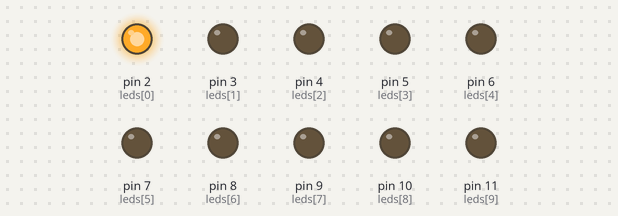
This sketch was run on a simulated Arduino Uno, built with avr-gcc and run on an emulated ATmega328P. Shown: output pins drawn as LEDs (lit = HIGH).

Above: at 0.1 s.
At 1.1 s:
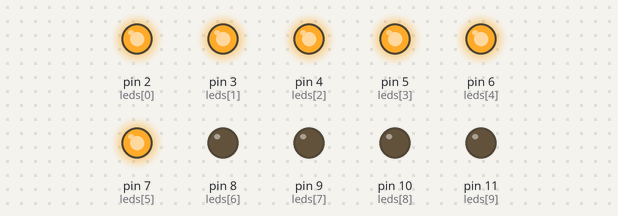
At 2.1 s:
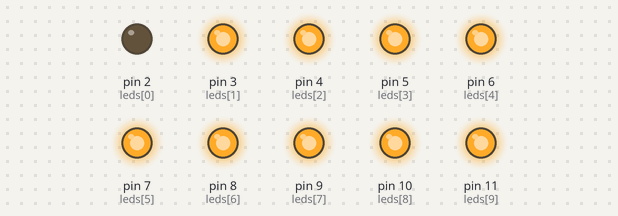
At 4.15 s:
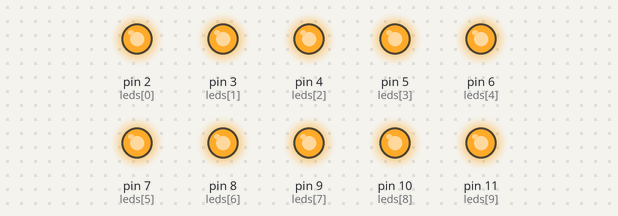
At 5.9 s:
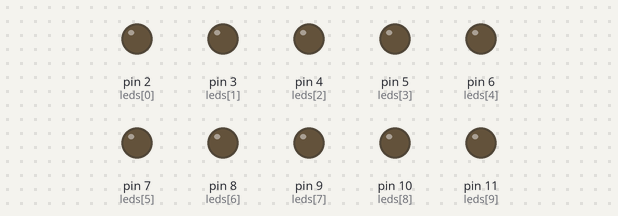
At 8.0 s:
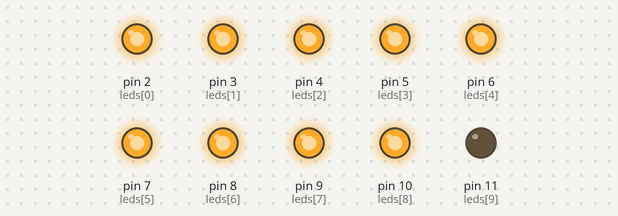
Timing chart, 0 to 8.3 s (numbered marks = the images above):
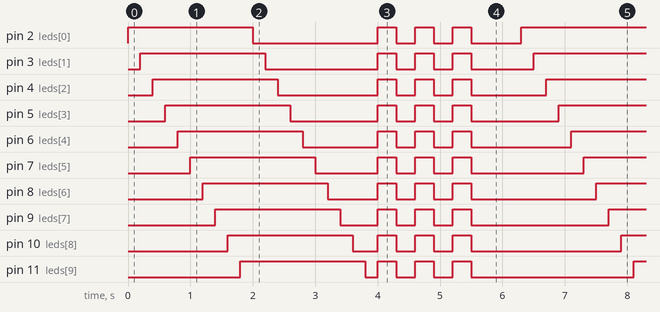

The sketch:

led_tester.ino
```cpp
int leds[] = {2,3,4,5,6,7,8,9,10,11};   // LED pins
int totalLEDs = 10;                    // number of LEDs

void setup() {
  for (int i = 0; i < totalLEDs; i++) {
    pinMode(leds[i], OUTPUT);
  }
}

void loop() {

  // Test 1: Turn on LEDs one by one
  for (int i = 0; i < totalLEDs; i++) {
    digitalWrite(leds[i], HIGH);
    delay(200);
  }

  // Test 2: Turn off LEDs one by one
  for (int i = 0; i < totalLEDs; i++) {
    digitalWrite(leds[i], LOW);
    delay(200);
  }

  // Test 3: Blink all LEDs together
  for (int j = 0; j < 3; j++) {
    for (int i = 0; i < totalLEDs; i++) digitalWrite(leds[i], HIGH);
    delay(300);
    for (int i = 0; i < totalLEDs; i++) digitalWrite(leds[i], LOW);
    delay(300);
  }

  delay(500);  // Small pause before repeating
}
```

Measured:
- by itself, pin 2 (leds[0]): repeats every 6.3 s: LOW 2.0 s, 2 × (HIGH 0.30 s, LOW 0.30 s), HIGH 0.30 s, LOW 0.80 s, HIGH 2.0 s
- by itself, pin 3 (leds[1]): repeats every 6.3 s: LOW 1.8 s, 2 × (HIGH 0.30 s, LOW 0.30 s), HIGH 0.30 s, LOW 1.0 s, HIGH 2.0 s
- by itself, pin 4 (leds[2]): repeats every 6.3 s: LOW 1.6 s, 2 × (HIGH 0.30 s, LOW 0.30 s), HIGH 0.30 s, LOW 1.2 s, HIGH 2.0 s
- by itself, pin 5 (leds[3]): repeats every 6.3 s: LOW 1.4 s, 2 × (HIGH 0.30 s, LOW 0.30 s), HIGH 0.30 s, LOW 1.4 s, HIGH 2.0 s
- by itself, pin 6 (leds[4]): repeats every 6.3 s: LOW 1.2 s, 2 × (HIGH 0.30 s, LOW 0.30 s), HIGH 0.30 s, LOW 1.6 s, HIGH 2.0 s
- by itself, pin 7 (leds[5]): repeats every 6.3 s: LOW 1.0 s, 2 × (HIGH 0.30 s, LOW 0.30 s), HIGH 0.30 s, LOW 1.8 s, HIGH 2.0 s
- by itself, pin 8 (leds[6]): repeats every 6.3 s: LOW 0.80 s, 2 × (HIGH 0.30 s, LOW 0.30 s), HIGH 0.30 s, LOW 2.0 s, HIGH 2.0 s
- by itself, pin 9 (leds[7]): repeats every 6.3 s: LOW 0.60 s, 2 × (HIGH 0.30 s, LOW 0.30 s), HIGH 0.30 s, LOW 2.2 s, HIGH 2.0 s
